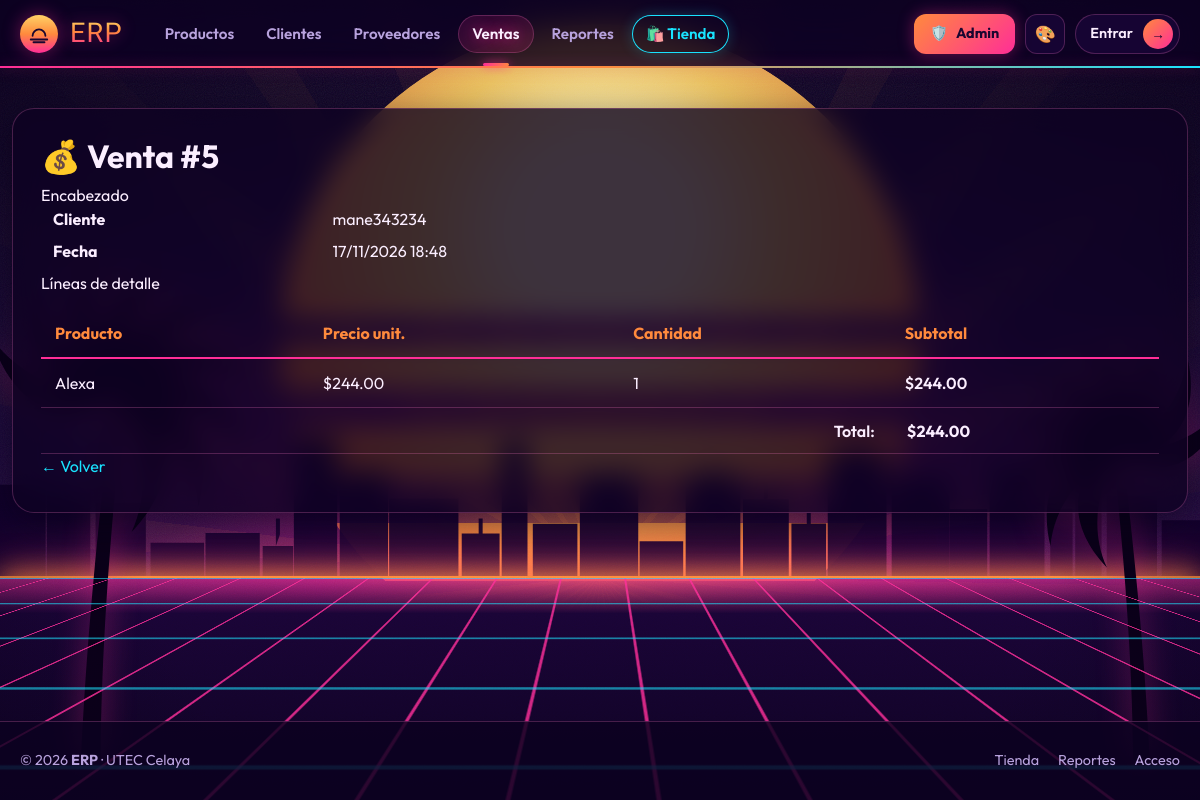
Screenshot of /ventas/5/ with the database file from the repository.
### ventas/models.py (models this page shows, shortened)
class Venta(models.Model):
    cliente = models.ForeignKey(
        Cliente,
        on_delete=models.PROTECT,      # D-03: no borrar cliente con ventas
        related_name='ventas',
        verbose_name='Cliente'
    )
    fecha   = models.DateTimeField(
        auto_now_add=True, verbose_name='Fecha'
    )
    class Meta:
        verbose_name        = 'Venta'
        verbose_name_plural = 'Ventas'
        ordering            = ['-fecha']
    @property
    def total(self) -> Decimal:
        return sum(
            (d.subtotal for d in self.detalles.all()),
            Decimal('0.00')        # valor inicial para venta sin detalles
        )

class DetalleVenta(models.Model):
    venta           = models.ForeignKey(
        Venta,
        on_delete=models.CASCADE,      # borrar Venta → borrar sus líneas
        related_name='detalles',
        verbose_name='Venta'
    )
    producto        = models.ForeignKey(
        Producto,
        on_delete=models.PROTECT,      # D-05: no borrar producto con ventas
        related_name='detalles_venta',
        verbose_name='Producto'
    )
    cantidad        = models.PositiveIntegerField(
        verbose_name='Cantidad'
    )
    precio_unitario = models.DecimalField(
        max_digits=10,
        decimal_places=2,
        verbose_name='Precio unitario',
        help_text='Precio al momento de la venta (D-06).'
    )
    class Meta:
        verbose_name        = 'Detalle de venta'
        verbose_name_plural = 'Detalles de venta'
    @property
    def subtotal(self) -> Decimal:
        return self.precio_unitario * self.cantidad

### clientes/models.py (models this page shows)
class Cliente(models.Model):
    nombre   = models.CharField(
        max_length=150, verbose_name='Nombre'
    )
    correo   = models.EmailField(
        unique=True, verbose_name='Correo electrónico'
    )
    telefono = models.CharField(
        max_length=20, blank=True, verbose_name='Teléfono'
    )
    activo   = models.BooleanField(
        default=True, verbose_name='Activo'
    )
    creado   = models.DateTimeField(
        auto_now_add=True, verbose_name='Fecha de registro'
    )
    class Meta:
        verbose_name        = 'Cliente'
        verbose_name_plural = 'Clientes'
        ordering            = ['nombre']
    def __str__(self) -> str:
        return self.nombre

### productos/models.py (models this page shows, shortened)
class Producto(models.Model):
    nombre = models.CharField(
        max_length=200, verbose_name='Nombre'
    )
    precio = models.DecimalField(
        max_digits=10,
        decimal_places=2,
        validators=[MinValueValidator(Decimal('0.00'))],
        verbose_name='Precio ($)',
        help_text='El precio no puede ser negativo.'
    )
    stock = models.IntegerField(
        default=0,
        validators=[MinValueValidator(0)],
        verbose_name='Stock disponible'
    )
    categoria = models.ForeignKey(
        Categoria,
        on_delete=models.PROTECT,          # D-01: no borrar categoría con productos
        related_name='productos',
        verbose_name='Categoría'
    )
    proveedor = models.ForeignKey(
        Proveedor,
        on_delete=models.SET_NULL,         # D-02: producto puede quedar sin proveedor
        null=True,
        blank=True,
        related_name='productos',
        verbose_name='Proveedor'
    )
    activo = models.BooleanField(
        default=True, verbose_name='Activo'
    )
    imagen = models.ImageField(            # ← NUEVO W11
        upload_to='productos/',            # subcarpeta dentro de MEDIA_ROOT
        null=True,
        blank=True,
        verbose_name='Imagen del producto',
        help_text='Formatos: JPEG, PNG, WEBP. Máximo 5 MB.',
        validators=[validar_imagen_producto],
    )
    creado = models.DateTimeField(
        auto_now_add=True, verbose_name='Fecha de registro'
    )
    class Meta:
        verbose_name = 'Producto'
        verbose_name_plural = 'Productos'
        ordering = ['nombre']

### ventas/views.py (the view)
# urls.py: path('<int:venta_id>/', views.VentaDetailView.as_view(), name='detalle'),
class VentaDetailView(DetailView):
    model = Venta
    template_name = 'ventas/detalle.html'
    context_object_name = 'venta'
    pk_url_kwarg = 'venta_id'
    def get_queryset(self):
        return (
            Venta.objects
            .select_related('cliente')
            .prefetch_related('detalles__producto')
        )

### ventas/templates/ventas/detalle.html (shortened to what this page needs)
{% extends "base.html" %}
{% block nav_ventas %}active{% endblock %}
{% block content %}
<div class="erp-page-title">
    <h2>💰 Venta #{{ venta.pk }}</h2>
</div>
<div class="erp-card">
    <div class="erp-card-header">Encabezado</div>
    <dl class="row" style="margin:0;">
        <dt class="col-sm-3">Cliente</dt>
        <dd class="col-sm-9">
            <a href="{% url 'clientes:detalle' venta.cliente.pk %}"
               style="color:var(--clr-royal);">{{ venta.cliente }}</a>
        </dd>
        <dt class="col-sm-3">Fecha</dt>
        <dd class="col-sm-9">{{ venta.fecha|date:"d/m/Y H:i" }}</dd>
    </dl>
</div>
<div class="erp-card">
    <div class="erp-card-header">Líneas de detalle</div>
    <table class="erp-table">
        <thead>
            <tr>
                <th>Producto</th><th>Precio unit.</th>
                <th>Cantidad</th><th>Subtotal</th>
            </tr>
        </thead>
        <tbody>
            {% for d in venta.detalles.all %}
            <tr>
                <td>
                    <a href="{% url 'productos:detalle' d.producto.pk %}"
                       style="color:var(--clr-royal);">
                        {{ d.producto.nombre }}
                    </a>
                </td>
                <td>${{ d.precio_unitario }}</td>
                <td>{{ d.cantidad }}</td>
                <td style="font-weight:600;">${{ d.subtotal }}</td>
            </tr>
            {% empty %}
            <tr>
                <td colspan="4" style="text-align:center;
                    color:var(--clr-muted);">Sin líneas de detalle.</td>
            </tr>
            {% endfor %}
        </tbody>
        <tfoot>
            <tr>
                <td colspan="3" style="text-align:right;
                    padding:.65rem 1rem;font-weight:600;">
                    Total:
                </td>
                <td style="padding:.65rem 1rem;font-weight:700;
                    color:var(--clr-gold);">
                    ${{ venta.total }}
                </td>
            </tr>
        </tfoot>
    </table>
</div>
<a href="{% url 'ventas:lista' %}" class="btn-erp-primary">← Volver</a>
{% endblock %}

### static/erp_base.css (style rules this page uses)
:root, [data-theme="dark"] { --bg: #0a0a0d; --surface: #15151b; --border: #2a2a33; --text: #e8e8ee; --muted: #9a9aa8; --accent: #f5a524; }
body { background: var(--bg); color: var(--text); font-family: "Inter", system-ui, sans-serif; min-height: 100vh; display: flex; flex-direction: column; }
a { color: var(--accent); }

### static/gta6.css (style rules this page uses)
:root { --mx: 0; --my: 0; --gta-sil: #12002e; --gta-hor: 255, 140, 60; --gta-grid: 255, 46, 151; }
html[data-theme="dark"] { --gx-sky: linear-gradient(180deg, #12002e 0%, #3a0a5c 28%, #a21d72 50%, #ff4d8a 63%, #ff9a3c 72%, #ff9a3c 100%); }
html body::before, html body::after { display: none; }

### templates/base.html (style rules this page uses)
:root, :root[data-palette="vice"] { --gx-bg: #0d0221; --gx-surface: rgba(30,8,62,.62); --gx-surface-2: rgba(255,46,151,.14); --gx-border: rgba(255,120,200,.24); --gx-text: #fbeeff; --gx-muted: #b8a2dd; --gx-accent: #ff2e97; --gx-accent-rgb: 255,46,151; --gx-accent-2: #ff8a3d; --gx-cyan: #19e3ff; --gx-cyan-rgb: 25,227,255; --gx-on-accent: #1a0630; --gx-header-bg: rgba(13,2,33,.84); --gx-glow: rgba(255,46,151,.40); --gx-shadow: 0 10px 40px rgba(5,0,20,.6); --gx-neon: 0 0 14px rgba(255,46,151,.7); --gx-sky: linear-gradient(180deg, #0d0221 0%, #1d0540 55%, #4a0f5c 100%); --gx-grid-opacity: .5; --gx-sun-opacity: .38; --gta-grid: 255,46,151; --brand-1: #ffd166; --brand-2: #ff8a3d; --brand-3: #ff2e97; --sun-1: #ffd166; --sun-2: #ff8a3d; --sun-3: #ff2e97; --m1: #ff2e97; --m2: #ff8a3d; --m3: #ffd166; --m4: #19e3ff; --m5: #b04cff; --m6: #2ee59d; --ok: #2ee59d; --palm: #07010f; --palm-op: .9; --hero-sun-op: .95; }
:root[data-theme="dark"] { color-scheme: dark; }
html { scroll-behavior: smooth; }
body { margin: 0; min-height: 100vh; display: flex; flex-direction: column; font-family: 'Outfit', system-ui, sans-serif; color: var(--gx-text); background: var(--gx-sky); background-attachment: fixed; -webkit-font-smoothing: antialiased; }
body::before { content: ""; position: fixed; left: -20%; right: -20%; bottom: 0; height: 48vh; z-index: -1; pointer-events: none; background: linear-gradient(to right, rgba(var(--gx-accent-rgb),.55) 1px, transparent 1px) 0 0 / 64px 100%, linear-gradient(to bottom, rgba(var(--gx-cyan-rgb),.40) 1px, transparent 1px) 0 0 / 100% 44px; transform: perspective(380px) rotateX(62deg); transform-origin: center bottom; -webkit-mask-image: linear-gradient(to top, #000 15%, transparent 95%); mask-image: linear-gradient(to top, #000 15%, transparent 95%); opacity: var(--gx-grid-opacity); }
body::after { content: ""; position: fixed; left: 50%; bottom: 16vh; width: min(340px, 70vw); aspect-ratio: 1; transform: translateX(-50%); border-radius: 50%; z-index: -1; pointer-events: none; background: linear-gradient(180deg, var(--sun-1) 0%, var(--sun-2) 45%, var(--sun-3) 100%); -webkit-mask-image: linear-gradient(#000 0 52%, transparent 52% 56%, #000 56% 64%, transparent 64% 69%, #000 69% 77%, transparent 77% 83%, #000 83% 91%, transparent 91% 98%, #000 98%); mask-image: linear-gradient(#000 0 52%, transparent 52% 56%, #000 56% 64%, transparent 64% 69%, #000 69% 77%, transparent 77% 83%, #000 83% 91%, transparent 91% 98%, #000 98%); opacity: var(--gx-sun-opacity); }
:where(.gx-main) h2, :where(.gx-main) h3 { font-weight: 700; }
:where(.gx-main) a { color: var(--gx-cyan); text-decoration: none; }
:where(.gx-main) table { width: 100%; border-collapse: collapse; margin-top: 14px; }
:where(.gx-main) th { text-align: left; padding: 12px 14px; font-weight: 700; color: var(--gx-accent-2); border-bottom: 2px solid var(--gx-accent); }
:where(.gx-main) td { padding: 12px 14px; border-bottom: 1px solid var(--gx-border); }

### rows the page displays
Venta: pk "5", cliente "mane343234", fecha "17/11/2026 18:48", total "244.00"
DetalleVenta: producto.nombre "Alexa", precio_unitario "244.00", cantidad "1", subtotal "244.00"
